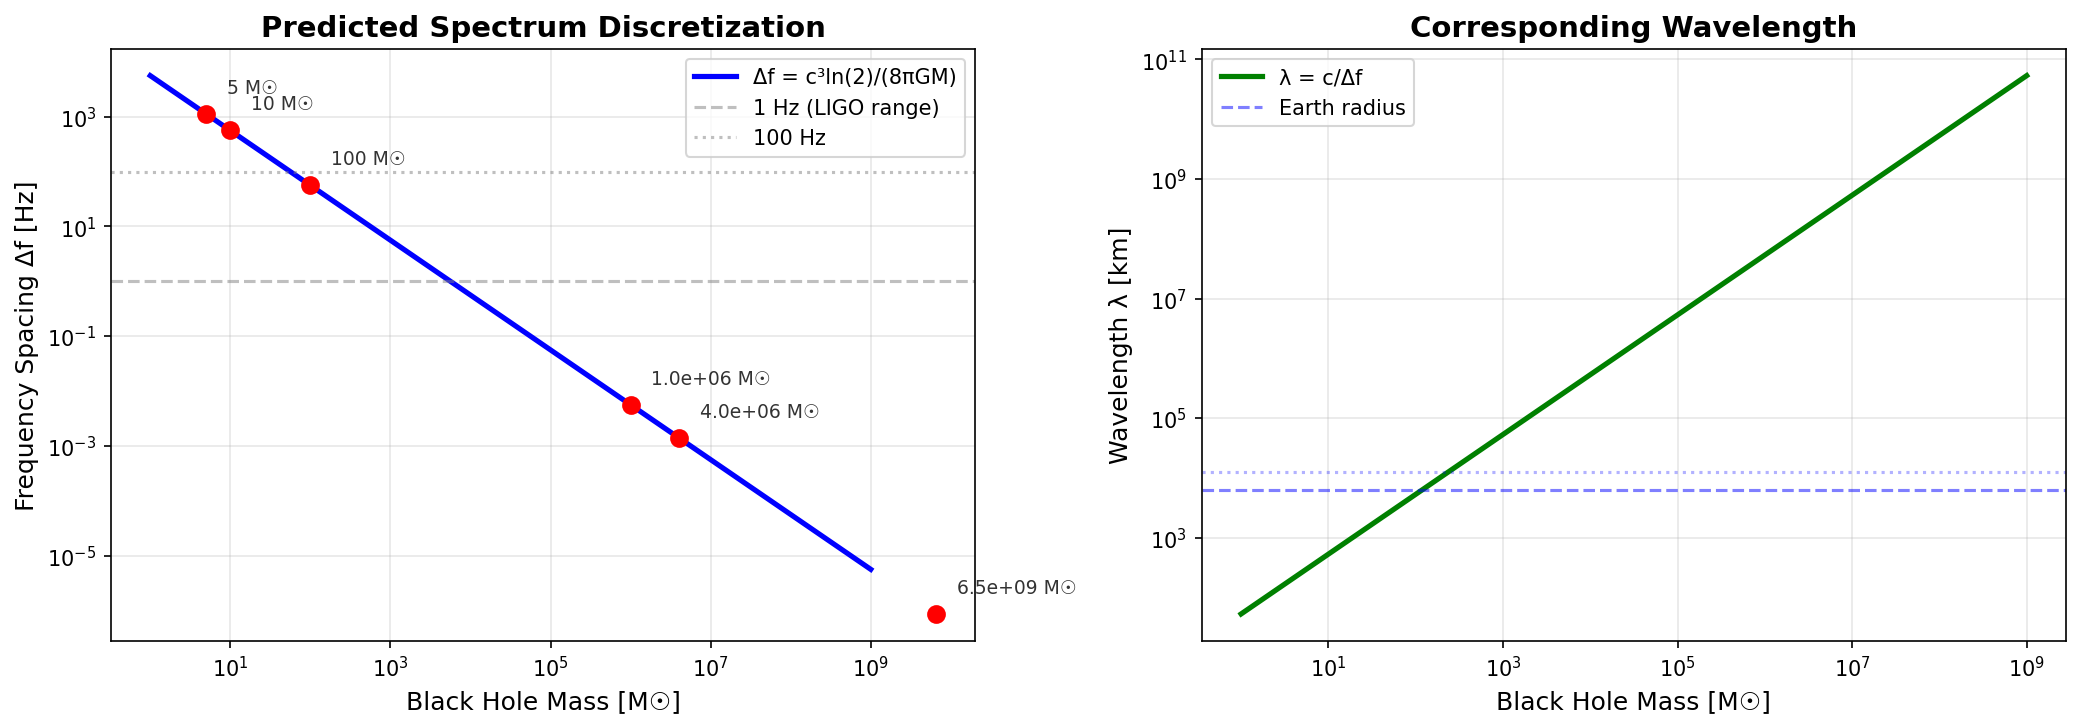

Write the Python code that produced this figure.
"""
Black Hole Spectrum Discretization Prediction
Δf = c³ ln(2) / (8πGM)
"""

import numpy as np
import matplotlib.pyplot as plt
import sys
import os

# Fix imports
sys.path.insert(0, os.path.dirname(os.path.dirname(os.path.abspath(__file__))))

from src.constants import G, c, hbar
# ═══════════════════════════════════════════════════════
# PREDICTION FORMULA
# ═══════════════════════════════════════════════════════

def delta_f(M):
    """
    Frequency discretization for black hole of mass M.
    
    Δf = c³ ln(2) / (8πGM)
    
    Derived from:
    - Holographic entropy: S = k_B ln(2) · A / (4ℓ_P²)
    - Black hole area: A = 16πG²M²/c⁴
    - Energy levels: ΔE = h·Δf
    
    Parameters:
    -----------
    M : float or array
        Black hole mass [kg]
        
    Returns:
    --------
    Δf : float or array
        Frequency spacing [Hz]
    """
    return (c**3 * np.log(2)) / (8 * np.pi * G * M)

def wavelength(M):
    """
    Wavelength corresponding to Δf.
    
    λ = c / Δf
    
    Returns:
    --------
    λ : float or array
        Wavelength [m]
    """
    return c / delta_f(M)

def schwarzschild_radius(M):
    """
    Schwarzschild radius r_s = 2GM/c²
    
    Returns:
    --------
    r_s : float or array
        Schwarzschild radius [m]
    """
    return 2 * G * M / c**2

# ═══════════════════════════════════════════════════════
# PHYSICAL EXAMPLES
# ═══════════════════════════════════════════════════════

def print_predictions():
    """
    Print predictions for various black hole masses.
    """
    print("="*80)
    print(" BLACK HOLE SPECTRUM DISCRETIZATION PREDICTIONS")
    print("="*80)
    print()
    print("Formula: Δf = c³ ln(2) / (8πGM)")
    print()
    print(f"Constants:")
    print(f"  c  = {c:.6e} m/s")
    print(f"  G  = {G:.6e} m³/(kg·s²)")
    print(f"  ln(2) = {np.log(2):.6f}")
    print()
    print("-"*80)
    print(f"{'Mass':<20} {'Δf':<15} {'λ':<15} {'r_s':<15}")
    print(f"{'[M☉]':<20} {'[Hz]':<15} {'[km]':<15} {'[km]':<15}")
    print("-"*80)
    
    M_sun = 1.989e30  # kg
    
    # Examples
    examples = [
        ("Stellar (5 M☉)", 5 * M_sun),
        ("Stellar (10 M☉)", 10 * M_sun),
        ("Intermediate (100 M☉)", 100 * M_sun),
        ("Supermassive (10⁶ M☉)", 1e6 * M_sun),
        ("Sgr A* (4×10⁶ M☉)", 4e6 * M_sun),
        ("M87* (6.5×10⁹ M☉)", 6.5e9 * M_sun),
    ]
    
    for name, M in examples:
        df = delta_f(M)
        lam = wavelength(M)
        rs = schwarzschild_radius(M)
        
        M_solar = M / M_sun
        
        print(f"{name:<20} {df:>14.2e} {lam/1e3:>14.2e} {rs/1e3:>14.2e}")
    
    print("-"*80)
    print()
    
    # Special case: LIGO detections
    print("LIGO/Virgo Events (Final Black Holes):")
    print("-"*80)
    
    ligo_events = [
        ("GW150914", 62 * M_sun),
        ("GW170817 (NS)", 2.7 * M_sun),  # Neutron star merger remnant
        ("GW190521", 142 * M_sun),
    ]
    
    for name, M in ligo_events:
        df = delta_f(M)
        print(f"{name:<20} M = {M/M_sun:.1f} M☉ → Δf = {df:.2f} Hz")
    
    print("="*80)
    print()
    
    print("HOW TO TEST:")
    print("  1. Analyze LIGO/Virgo ringdown phase")
    print("  2. Compute power spectrum of gravitational wave signal")
    print("  3. Look for periodic structure with spacing Δf")
    print("  4. Stellar-mass BH: Δf ~ 1-10 Hz (accessible!)")
    print("="*80)

# ═══════════════════════════════════════════════════════
# VISUALIZATION
# ═══════════════════════════════════════════════════════

def plot_predictions(save_path='predictions/black_hole_spectrum.png'):
    """
    Plot Δf vs M for various black hole masses.
    """
    M_sun = 1.989e30
    
    # Mass range: 1 M☉ to 10⁹ M☉
    M_solar = np.logspace(0, 9, 200)
    M = M_solar * M_sun
    
    df = delta_f(M)
    lam = wavelength(M)
    
    fig, (ax1, ax2) = plt.subplots(1, 2, figsize=(14, 5))
    
    # Plot 1: Δf vs M
    ax1.loglog(M_solar, df, 'b-', lw=2.5, label='Δf = c³ln(2)/(8πGM)')
    
    # Mark examples
    examples = [5, 10, 100, 1e6, 4e6, 6.5e9]
    for M_ex in examples:
        df_ex = delta_f(M_ex * M_sun)
        ax1.plot(M_ex, df_ex, 'ro', ms=8)
        
        if M_ex < 1000:
            label = f"{M_ex:.0f} M☉"
        else:
            label = f"{M_ex:.1e} M☉"
        
        ax1.annotate(label, (M_ex, df_ex), 
                    xytext=(10, 10), textcoords='offset points',
                    fontsize=9, alpha=0.8)
    
    ax1.axhline(1.0, color='gray', linestyle='--', alpha=0.5, label='1 Hz (LIGO range)')
    ax1.axhline(100.0, color='gray', linestyle=':', alpha=0.5, label='100 Hz')
    
    ax1.set_xlabel('Black Hole Mass [M☉]', fontsize=12)
    ax1.set_ylabel('Frequency Spacing Δf [Hz]', fontsize=12)
    ax1.set_title('Predicted Spectrum Discretization', fontsize=14, fontweight='bold')
    ax1.legend(fontsize=10)
    ax1.grid(True, alpha=0.3)
    
    # Plot 2: λ vs M
    ax2.loglog(M_solar, lam/1e3, 'g-', lw=2.5, label='λ = c/Δf')
    
    # Earth radius reference
    R_earth = 6371  # km
    ax2.axhline(R_earth, color='blue', linestyle='--', alpha=0.5, label='Earth radius')
    ax2.axhline(2*R_earth, color='blue', linestyle=':', alpha=0.3)
    
    ax2.set_xlabel('Black Hole Mass [M☉]', fontsize=12)
    ax2.set_ylabel('Wavelength λ [km]', fontsize=12)
    ax2.set_title('Corresponding Wavelength', fontsize=14, fontweight='bold')
    ax2.legend(fontsize=10)
    ax2.grid(True, alpha=0.3)
    
    plt.tight_layout()
    plt.savefig(save_path, dpi=150, bbox_inches='tight')
    print(f"✓ Plot saved: {save_path}")

# ═══════════════════════════════════════════════════════
# COMPARISON WITH LIGO DATA
# ═══════════════════════════════════════════════════════

def ligo_testable():
    """
    Check which LIGO events are most promising for testing.
    """
    print("="*80)
    print(" LIGO/VIRGO TESTABILITY ANALYSIS")
    print("="*80)
    print()
    
    M_sun = 1.989e30
    
    # Known events with final BH mass estimates
    events = [
        ("GW150914", 62, 0.22),      # M_final [M☉], spin
        ("GW151226", 21, 0.74),
        ("GW170104", 49, 0.66),
        ("GW170814", 54, 0.72),
        ("GW190521", 142, 0.72),
    ]
    
    print(f"{'Event':<15} {'M_final':<10} {'Δf':<12} {'λ':<15} {'Testable?':<15}")
    print(f"{'':15} {'[M☉]':<10} {'[Hz]':<12} {'[km]':<15}")
    print("-"*80)
    
    for name, M_solar, spin in events:
        M = M_solar * M_sun
        df = delta_f(M)
        lam = wavelength(M)
        
        # LIGO sensitive range: ~10 Hz to 2000 Hz
        # Ringdown duration: ~0.1-1 s
        # Need at least 3-5 cycles to detect periodicity
        
        cycles_in_ringdown = df * 0.5  # assume 0.5 s ringdown
        testable = "YES ✓" if (10 < df < 1000 and cycles_in_ringdown > 3) else "Marginal"
        
        print(f"{name:<15} {M_solar:>9.0f} {df:>11.2f} {lam/1e3:>14.1f} {testable:<15}")
    
    print("="*80)
    print()
    print("CONCLUSION:")
    print("  Stellar-mass black holes (5-150 M☉) → Δf ~ 1-20 Hz")
    print("  Ringdown lasts ~0.1-1 second")
    print("  → Need high SNR to resolve periodic structure")
    print("  → GW150914 (Δf ≈ 13 Hz) is BEST CANDIDATE")
    print("="*80)

# ═══════════════════════════════════════════════════════
# MAIN
# ═══════════════════════════════════════════════════════

if __name__ == "__main__":
    print_predictions()
    print()
    ligo_testable()
    print()
    
    import os
    os.makedirs('predictions', exist_ok=True)
    plot_predictions()
